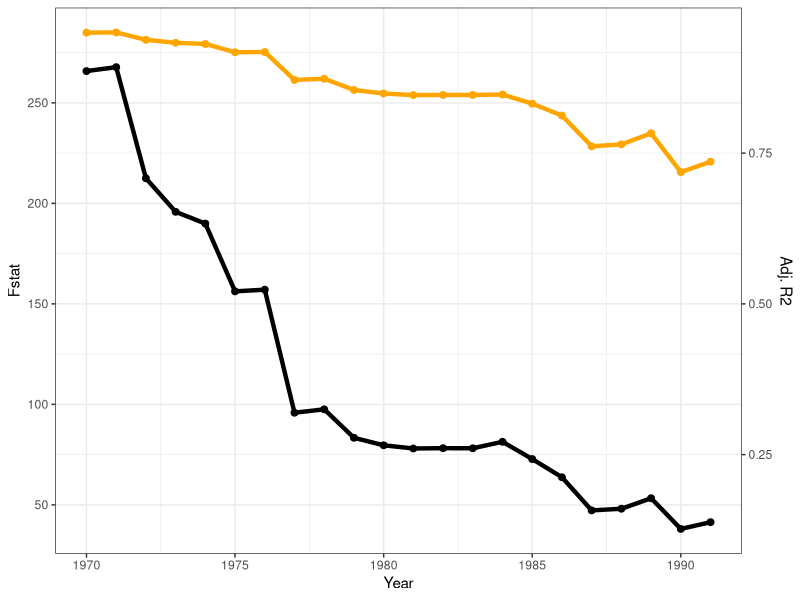

The R source for this figure:
#  Based on OPIH_forecast.R by Pete Lawson, 5 January 2012
#  9/17/21
#  Erik Suring
#  Input file is tab delimited.


require(stats); require(graphics); require(ggplot2)
OPIHData <- read.table("PUB2021.txt", header = TRUE, sep = "\t", strip.white = TRUE, comment.char = "#")

nYears <- length(OPIHData[,1])
earliestYear <- OPIHData[1,1]
latestYear <- OPIHData[nYears,1]

OPIHData$AdltAll <- c(OPIHData$AdltSRS[1:17],OPIHData$AdltMSM[18:nYears])   # row 18  <-  1986. Use SRS data prior, MSM data post
OPIHData$AdltAllno83 <- OPIHData$AdltAll
OPIHData$AdltAllno83[15] <-  NA   #  1983 is removed from model input data
OPIHData[,"AdltAll"] <- OPIHData$AdltAll
OPIHData[,"AdltAllno83"] <- OPIHData$AdltAllno83

# Lag Jack and Smolt data to return year
OPIHData[,"lagJackCR"] <- c(NA, OPIHData$JackCR[1:nYears-1])
OPIHData[,"lagJackOC"] <- c(NA, OPIHData$JackOC[1:nYears-1])
OPIHData[,"lagJackOPI"] <- OPIHData$lagJackCR + OPIHData$lagJackOC

OPIHData[,"lagSmD"] <- c(NA, OPIHData$SmD[1:nYears-1])
OPIHData[,"lagSmCR"] <- c(NA, OPIHData$SmCR[1:nYears-1])
OPIHData[,"lagSmAdj"] <- OPIHData$lagJackCR*(OPIHData$lagSmD/OPIHData$lagSmCR)   #  Calculate Smolt Adjustment

# Create dataframe for moving window results
if(exists("OPIHModel.MA.results")) rm(OPIHModel.MA.results)

# Run regression for a moving window of 30 years.
for(i in 2:(nYears-30)){  # Starts at row two because first year (1969) is empty as predictor data are lagged
  OPIHData.subset <- OPIHData[i:(i+29),]
  OPIHModel.subset <- lm(AdltAllno83 ~ lagJackOPI + lagSmAdj, data=OPIHData.subset)
  OPIHModel.subset.summary <- summary(OPIHModel.subset)
  
  # Model evaluation results
  RMSE <- sqrt(sum(OPIHModel.subset$residuals^2) / OPIHModel.subset$df)
  Adj.R2 <- OPIHModel.subset.summary$adj.r.squared
  Fstat <- OPIHModel.subset.summary$fstatistic[1]
  JackOPI.tvalue <- OPIHModel.subset.summary$coefficients[2,3]
  SmAdj.tvalue <- OPIHModel.subset.summary$coefficients[3,3]
  Subset.year <- OPIHData.subset[1,1]
  
  # Write results for each subset to a data.frame
  if(exists("OPIHModel.MA.results")){
    YearRow <- data.frame(Subset.year, RMSE, Adj.R2, Fstat, JackOPI.tvalue, SmAdj.tvalue)
    OPIHModel.MA.results <- rbind(OPIHModel.MA.results, YearRow)
  } else {
    OPIHModel.MA.results <- data.frame(Subset.year, RMSE, Adj.R2, Fstat, JackOPI.tvalue, SmAdj.tvalue)
  }

} # for(i in 2:(nYears-30)){

write.table(OPIHModel.MA.results, file = "OPIH_MA_Results.csv", sep = ", ", row.names=FALSE)

#Model fit statistics plot (figure 5)
coeff <- 1/300
ggplot(data=OPIHModel.MA.results, aes(x=Subset.year, y=Fstat)) + 
  xlab("Year") +
  geom_line(color="black",size=1.5) + 
  geom_point(color="black", size = 2) +
  geom_line(aes(y=(Adj.R2/coeff)), col='orange', size=1.5) +
  geom_point(aes(y=(Adj.R2/coeff)), col='orange', size = 2) +
  scale_y_continuous(breaks=seq(0,300,50), sec.axis = sec_axis(~.*coeff , name = "Adj. R2")) +
  theme_bw()
